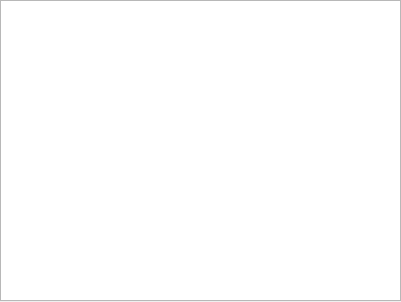
<?xml version="1.0" encoding="UTF-8"?>
<ui version="4.0">
 <class>Dialog</class>
 <widget class="QDialog" name="Dialog">
  <property name="geometry">
   <rect>
    <x>0</x>
    <y>0</y>
    <width>401</width>
    <height>302</height>
   </rect>
  </property>
  <property name="windowTitle">
   <string>Dialog</string>
  </property>
  <widget class="QListWidget" name="test_listWidget">
   <property name="geometry">
    <rect>
     <x>0</x>
     <y>0</y>
     <width>401</width>
     <height>301</height>
    </rect>
   </property>
  </widget>
 </widget>
 <resources/>
 <connections/>
</ui>
